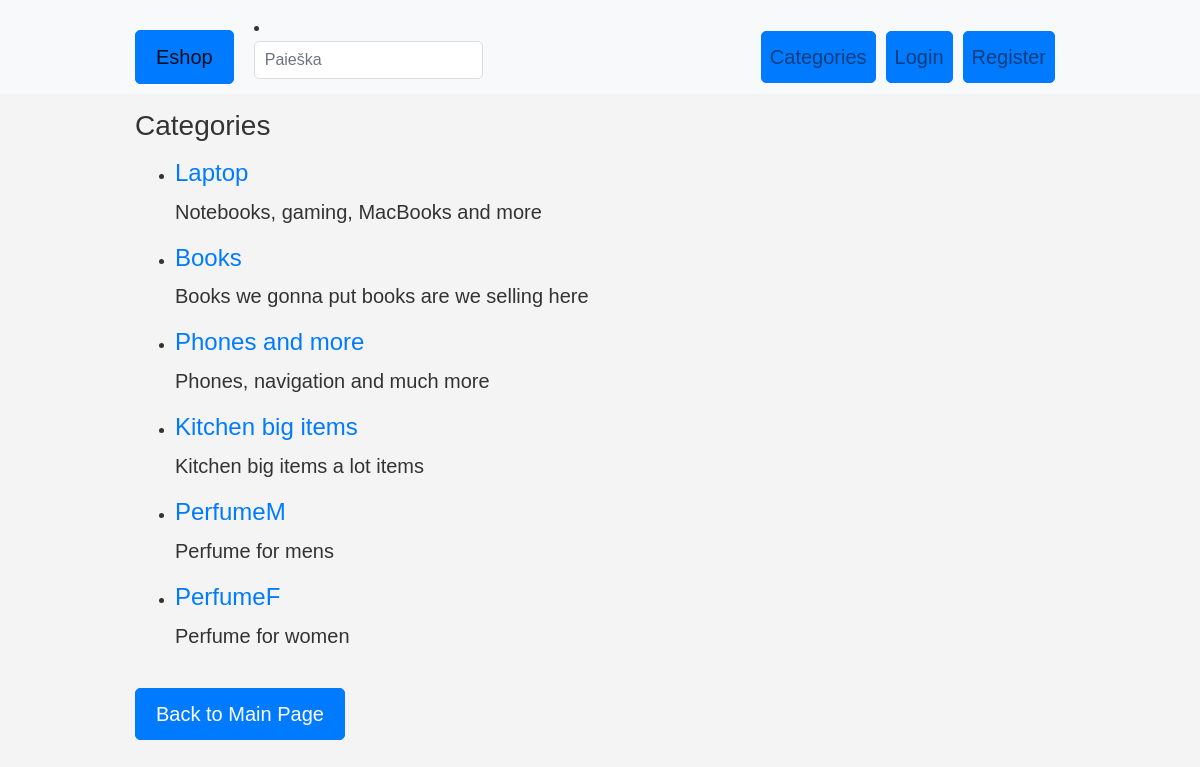
The page /category/ on the database its author committed.
### eshopas_app/models.py (models this page shows, shortened)
class Category(models.Model):
    name = models.CharField(max_length=100)
    type = models.SlugField(max_length=100, unique=True)
    description = models.TextField(blank=True)

### eshopas_app/views.py (the view)
# urls.py: path('category/', views.category, name='category_list'),
def category(request):
    categories = Category.objects.all()
    return render(request, 'category.html', {'categories': categories})

### eshopas_app/templates/category.html
{% extends 'base.html' %}
{% block content %}
    <h1>Categories</h1>
    <ul>
        {% for category in categories %}
            <li>
                <h2><a href="{% url 'category_detail' category.pk %}">{{ category.name }}</a></h2>
                <p>{{ category.description }}</p>
            </li>
        {% empty %}
            <li>No categories available.</li>
        {% endfor %}
    </ul>
    <a href="{% url 'index' %}" class="btn btn-primary">Back to Main Page</a>
{% endblock %}

### static/css/styles.css (style rules this page uses)
body { font-family: Arial, sans-serif; line-height: 1.6; color: #333; background-color: #f4f4f4; margin: 0; padding: 0; }
h1 { font-size: 28px; line-height: 1.6; margin: 10px 0; }
.btn { border-radius: 5px; padding: 8px 16px; font-size: 16px; text-align: center; text-decoration: none; cursor: pointer; transition: background-color 0.3s ease; }
.btn-primary { color: #ffffff; background-color: #007bff; border-color: #007bff; }
h2 { font-size: 24px; }
p { font-size: 20px; }
a.btn-primary { font-size: 20px; margin-top: 20px; padding: 10px 20px; text-decoration: none; background-color: #007bff; color: #fff; border-radius: 5px; }

### rows shown on the page
Category: name "Laptop", description "Notebooks, gaming, MacBooks and more"
Category: name "Books", description "Books we gonna put books are we selling here"
Category: name "Phones and more", description "Phones, navigation and much more"
Category: name "Kitchen big items", description "Kitchen big items a lot items"
Category: name "PerfumeM", description "Perfume for mens"
Category: name "PerfumeF", description "Perfume for women"
